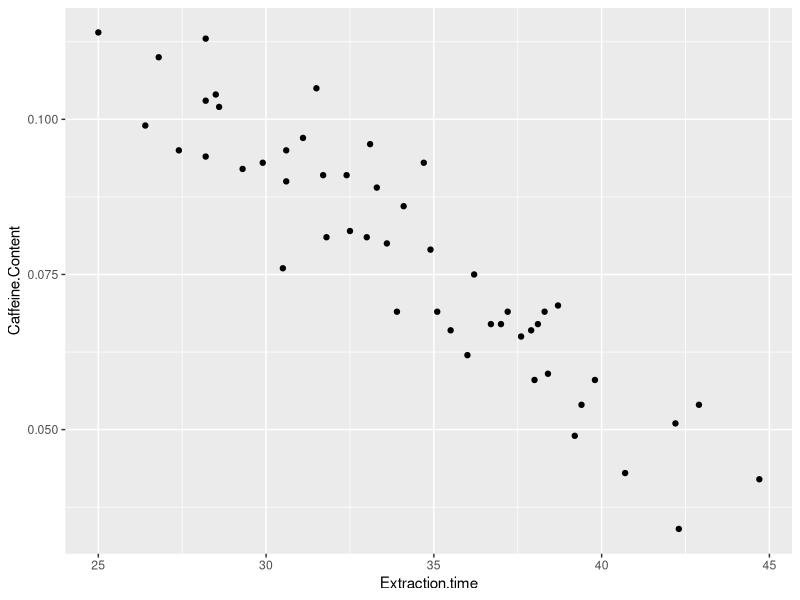
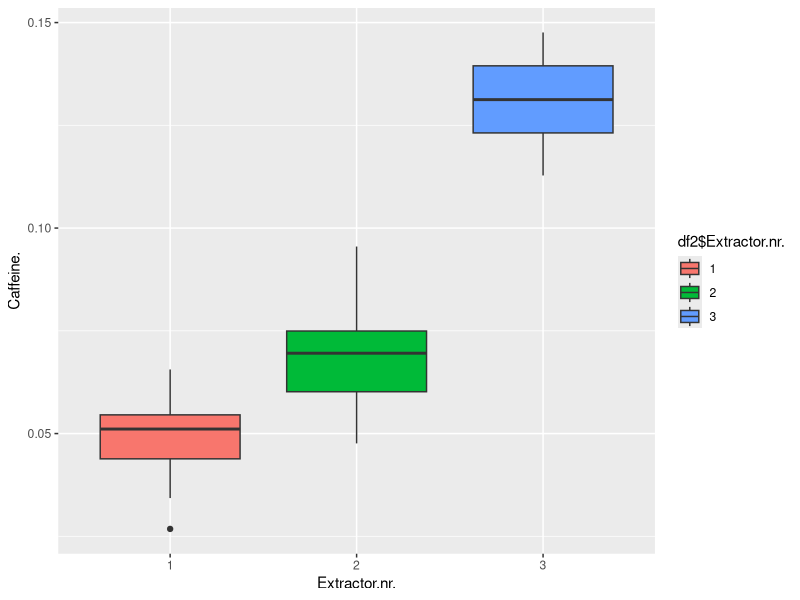
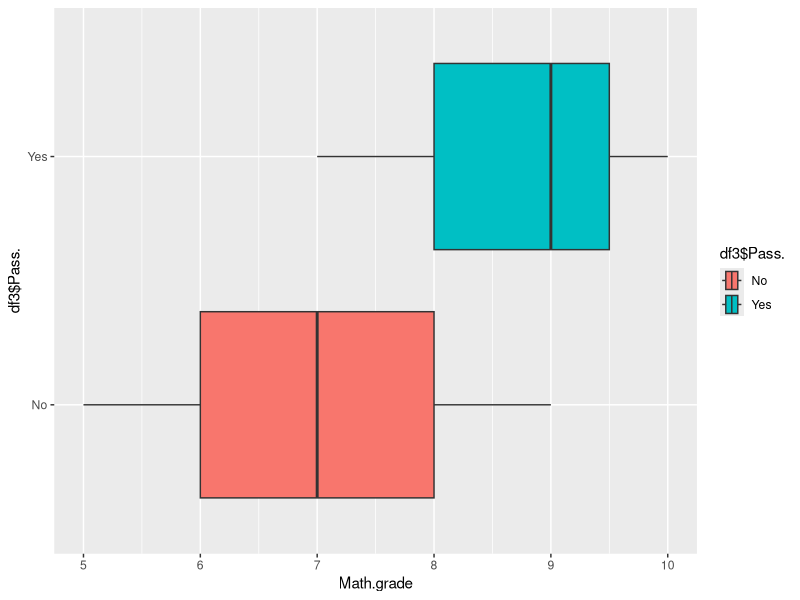
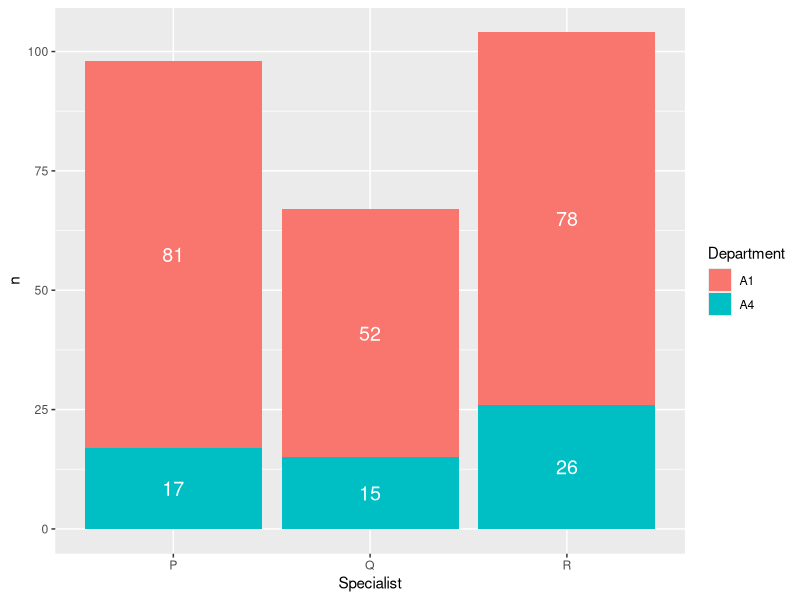

The R source for these figures, in order:
# Title     : TODO
# Objective : Scatterplot, boxplot, tallying tables
# Created by: oscarhernandezlopez
# Created on: 23/06/21

require(ggplot2)
library(dplyr)

#Visualizing Y and X numerical variables (Scatterplot)
df<-read.csv("Caffeine-2-Table 1.csv",
               header = TRUE,
               sep = ",",
               stringsAsFactors = FALSE,
               skip = 7) [ ,1:3]

ggplot(df, aes(x=`Extraction.time`, y=`Caffeine.Content`)) +
  geom_point()
#The caffeine content decreases as the extraction time increases

#Visualizing Y numerical and X categorical (Boxplot)
df2<-read.csv("Caffeine-3-Table 1.csv",
               header = TRUE,
               sep = ",",
               stringsAsFactors = FALSE,
               skip = 7) [ ,1:3]

df2$Extractor.nr. <- as.factor(df2$Extractor.nr.)

ggplot(df2, aes(x=Extractor.nr., y=Caffeine., fill=df2$Extractor.nr.)) +
  geom_boxplot()
#As a requirement we want our caffeine percentage to be <0.1%,
#thus, with this boxplot we can see Machine 3 produces coffe
#that do not meet this spacification.

#Visualizing Y categorical and X numerical (Transposed Boxplot)
df3<-read.csv("Student-Table 1.csv",
               header = TRUE,
               sep = ",",
               stringsAsFactors = FALSE,
               skip = 6) [ ,1:3]

#We would like to know if the student Math grade in high school
# affects the likelihood of passing firat year in collage
df3 <- transform(df3, Math.grade = as.numeric(df3$Math.grade)) #To create NA make numeric first
df3<-df3[complete.cases(df3), ]

ggplot(df3, aes(x=Math.grade, y=df3$Pass.,fill=df3$Pass. )) +
  geom_boxplot()
#We see the students who pass the first year
#has a higher grades in math classes than students who
#didn't pass the first year

#Visualizing Y and X categorical variables ()
df4<-read.csv("Hospital-Table 1.csv",
               header = TRUE,
               sep = ",",
               stringsAsFactors = FALSE,
               skip = 7) [ ,1:3]

#Does each specialist goes to different department
#equally frequently
dat <- df4 %>%
  group_by(Specialist,Department) %>%
  tally()

dat1 <- as.data.frame(dat)

ggplot(dat1, aes(y=n , x=Specialist, fill=Department)) +
    geom_bar(position="stack", stat="identity") +
  geom_text(aes(label = n), position = position_stack(vjust= 0.5),colour = "white", size = 5)